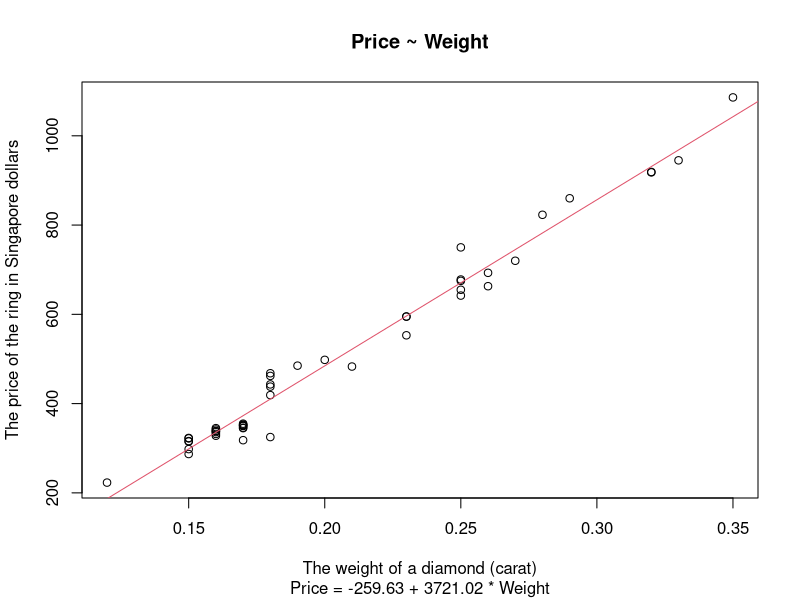

Here is the R script that generated this plot:
# Linear regression
# http://www.algorithmist.ru/2011/04/linear-regression-with-examples-in-r.html#more

# Reading data from a file
data <- read.table('Data_diamond.dat')
names(data) <- c('Weight', 'Price')

summary(data)

# Building a linear regression
fit <- lm(data$Price ~ data$Weight )
summary(fit)
# Coefficients:
#             Estimate Std. Error t value Pr(>|t|)    
# (Intercept)  -259.63      17.32  -14.99   <2e-16 ***
# data$Weight  3721.02      81.79   45.50   <2e-16 ***

# Price = -259.63 + 3721.02 * Weight
# The model describes the data on 97.83%


plot(data$Price ~ data$Weight,
     main = "Price ~ Weight",
     sub = "Price = -259.63 + 3721.02 * Weight",
     xlab = "The weight of a diamond (carat)", 
     ylab = "The price of the ring in Singapore dollars")
abline(fit, col = 2)





library(party)

data <- readingSkills
data$result <- as.numeric(readingSkills$nativeSpeaker) - 1

# Print some records from data
print(head(data))

# Строим линейную регрессию
fit <- lm(data$result ~ data$age + data$shoeSize + data$score )

summary(fit)

# Result = -0.816931 -0.644451 * age -0.006149 * shoeSize + 0.162203 * score
# The model describes the data on 97.07%
